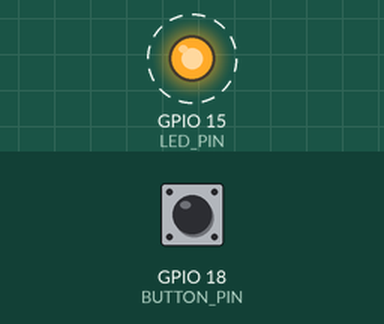
A program run on a simulated ESP32. On the bench: output pins drawn as LEDs (lit = HIGH). Dashed ring = blinking. The test bench sets the inputs (shaded band); at power-on: GPIO 18 (BUTTON_PIN) HIGH. What the program prints to the serial monitor is not drawn.

Above: at 1.2 s.
1.3 s: GPIO 18 (BUTTON_PIN) pulled LOW for 0.15 s
Timing chart, 0 to 10.3 s (numbered marks = the images above; inputs shaded):
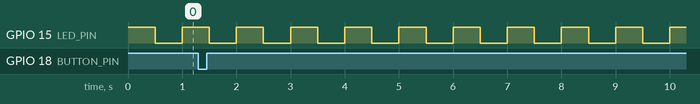

The program:

main.cpp
```cpp
#include <Arduino.h>
#include <Wire.h>
#include <Update.h>
#include "SPIFFS.h"

// Pin Configuration
#define LED_PIN 15
#define BUTTON_PIN 18

// Task Handles
TaskHandle_t Task1Handle = NULL;
TaskHandle_t Task2Handle = NULL;

// Task1: LED Blinking (Core 0)
void Task1_LEDBlink(void *pvParameters)
{
  pinMode(LED_PIN, OUTPUT);

  while (1)
  {
    digitalWrite(LED_PIN, HIGH);
    vTaskDelay(500 / portTICK_PERIOD_MS);
    digitalWrite(LED_PIN, LOW);
    vTaskDelay(500 / portTICK_PERIOD_MS);

    Serial.println("LED Blinking on Core 0");
  }
}

// Task2: Button Reading (Core 1)
void Task2_ButtonRead(void *pvParameters)
{
  pinMode(BUTTON_PIN, INPUT_PULLUP);

  while (1)
  {
    int buttonState = digitalRead(BUTTON_PIN);

    if (buttonState == LOW)
    {
      Serial.println("Button Pressed on Core 1!");
      vTaskDelay(200 / portTICK_PERIOD_MS);
    }

    vTaskDelay(100 / portTICK_PERIOD_MS);
  }
}

void setup()
{
  // Initialize Serial Communication
  Serial.begin(115200);

  // Create Task1 on Core 0
  xTaskCreatePinnedToCore(
      Task1_LEDBlink, // Task Function
      "LED Blink",    // Task Name
      10000,          // Stack Size
      NULL,           // Parameters
      1,              // Priority
      &Task1Handle,   // Task Handle
      0               // Core Number (0)
  );

  // Create Task2 on Core 1
  xTaskCreatePinnedToCore(
      Task2_ButtonRead, // Task Function
      "Button Read",    // Task Name
      10000,            // Stack Size
      NULL,             // Parameters
      1,                // Priority
      &Task2Handle,     // Task Handle
      1                 // Core Number (1)
  );
}

void loop()
{
  // ไม่จำเป็นต้องใช้งาน เนื่องจากใช้ FreeRTOS Tasks
  vTaskDelay(1000 / portTICK_PERIOD_MS);
}
```

Measured:
- by itself, GPIO 15 (LED_PIN): alternates HIGH for 0.50 s and LOW for 0.50 s
